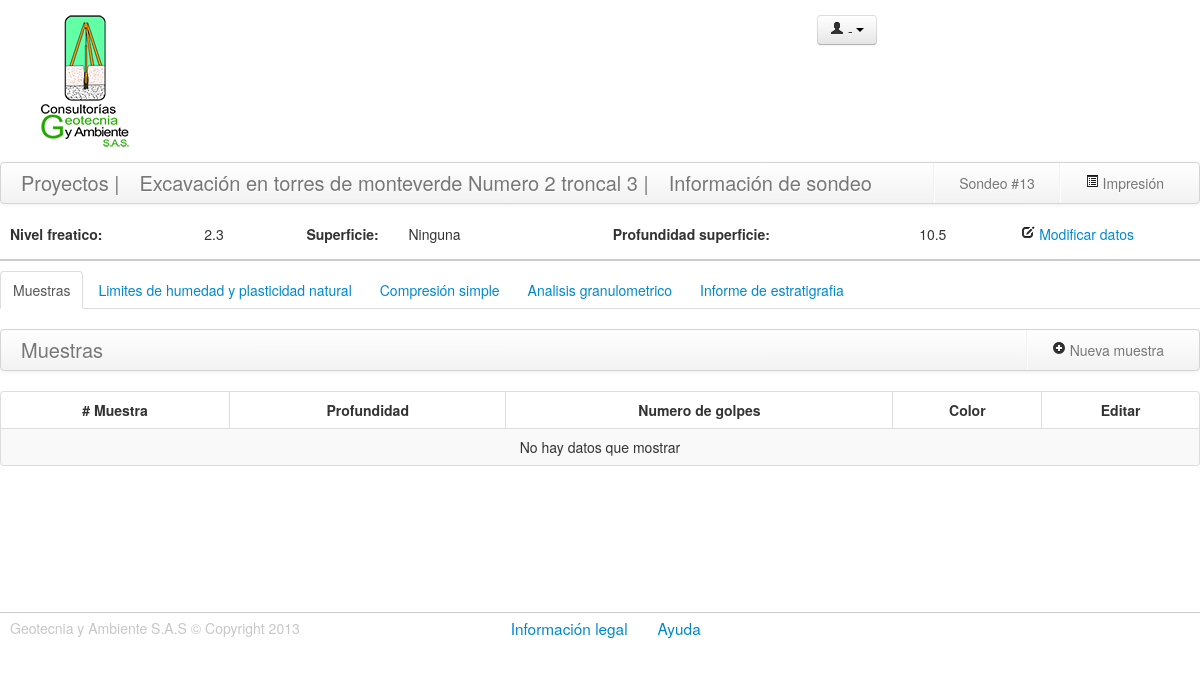
Screenshot of /muestras.php?idp=109&ids=26&numsondeo=13 with the database file from the repository.
### tables this page shows
CREATE TABLE IF NOT EXISTS `proyectos` (
  `id_proyecto` int(30) NOT NULL AUTO_INCREMENT COMMENT 'Id del proyecto\r\n',
  `codigo_proyecto` int(30) NOT NULL COMMENT 'Codigo unico de proyecto',
  `nombre_proyecto` varchar(200) DEFAULT NULL COMMENT 'Nombre del proyecto',
  `lugar` varchar(200) DEFAULT NULL COMMENT 'Lugar donde se realiza el proyecto\r\n',
  `contratista` varchar(100) DEFAULT NULL COMMENT 'Nombre del contratista\r\n',
  `fecha` date NOT NULL COMMENT 'Fecha del proyecto\r\n',
  `fk_id_autor` int(11) NOT NULL,
  `fk_id_responsable` int(19) NOT NULL,
  `estado` int(11) NOT NULL DEFAULT '1',
  PRIMARY KEY (`id_proyecto`),
  UNIQUE KEY `codigo_proyecto` (`codigo_proyecto`),
  KEY `fk_id_autor` (`fk_id_autor`),
  KEY `fk_id_responsable` (`fk_id_responsable`)
);

CREATE TABLE IF NOT EXISTS `sondeos` (
  `id_sondeo` int(11) NOT NULL AUTO_INCREMENT COMMENT 'id de sondeo\r\n',
  `nivel_freatico` float DEFAULT NULL COMMENT 'Nivel freatico del suelo',
  `profundidad_superficie` float DEFAULT NULL,
  `estado` int(11) NOT NULL,
  `fk_id_tipo_superficie` int(11) DEFAULT NULL,
  `fk_idproyecto` int(11) NOT NULL COMMENT 'llave foranea del id del proyecto\r\n',
  PRIMARY KEY (`id_sondeo`),
  KEY `fk_idproyecto` (`fk_idproyecto`),
  KEY `fk_id_tipo_superficie` (`fk_id_tipo_superficie`)
);

CREATE TABLE IF NOT EXISTS `tipo_superficie` (
  `id_tipo_superficie` int(11) NOT NULL AUTO_INCREMENT COMMENT 'Id tipo de superficie\r\n',
  `tipo_superficie` varchar(60) DEFAULT NULL,
  PRIMARY KEY (`id_tipo_superficie`),
  UNIQUE KEY `tipo_superficie` (`tipo_superficie`)
);

### includes/proyectos.php (called while the page is built, shortened)
<?php
class proyectos extends DataBase {
    public function getDatosProyecto( $idp ) {
        $retorno = false;
        $sql = "SELECT
                      p.id_proyecto,
                      p.codigo_proyecto,
                      p.nombre_proyecto,
                      p.lugar,
                      p.contratista,
                      p.fecha,
                      p.fk_id_responsable,
                      r.Nombres as nombres_responsable,
                      r.apellidos as apellidos_responsable
                 FROM
                      proyectos p,usuarios r
                 where
                       p.fk_id_responsable=r.id_usuario and p.id_proyecto='".$this->real_escape_string($idp)."' and p.estado='1' LIMIT 1";
        $respuesta = $this -> query($sql);
        if ($respuesta) {
            $retorno = $respuesta -> fetch_object();
        }
        return $retorno;
    }
}
?>

### includes/sondeos.php (called while the page is built, shortened)
<?php
class sondeos extends DataBase {
	function getDatosSondeo($ids) {
		$retorno = false;
		$sql = "SELECT
								  `s`.`id_sondeo`,
								  `s`.`nivel_freatico`,
								  `s`.`profundidad_superficie`,
								  `s`.`estado`,
								  `s`.`fk_id_tipo_superficie`,
								   sup.`tipo_superficie`,
								  `s`.`fk_idproyecto`
						FROM 	`sondeos` `s`,`tipo_superficie` sup
 					  WHERE s.`fk_id_tipo_superficie`=sup.`id_tipo_superficie` LIMIT 1";
		$respuesta = $this->query($sql);
		if ( $respuesta ) {
			$retorno = $respuesta->fetch_object();
		}
		return $retorno;
	}
}
?>

### includes/muestras.php (called while the page is built, shortened)
<?php
class muestras extends DataBase {
	function getMuestrasSondeo($idSondeos) {
		$retorno = false;
		$sql = "SELECT * FROM muestras WHERE fk_idsondeo='" . $this -> real_escape_string($idSondeos) . "' AND estado='1' ORDER BY profundidad_inicial,profundidad_final DESC";
		$respuesta = $this -> query($sql);
		if ($respuesta) {
			$matriz = array();
			$retorno = $matriz;
		}
		return $retorno;
	}
}
?>

### muestras.php (the view, shortened to what this page needs)
<?php
  require_once('includes/sondeos.php');
  require_once('includes/muestras.php');
  require_once('includes/proyectos.php');
  $data = $_SESSION['usuario'];
  $proyectosClass = new proyectos();
  $proyectos = $proyectosClass->getDatosProyecto($_GET['idp']);
  $sondeosClass = new sondeos();
  $datos_sondeo=$sondeosClass->getDatosSondeo($_GET['ids']);
  $muestras = new muestras();
  $muestrasSondeo = $muestras->getMuestrasSondeo($_GET['ids']);
  ?>
<!DOCTYPE html>
<html lang="es" class="no-js">
  <head>
    <link rel="stylesheet" href="assets/css/bootstrap.css">
    <link rel="stylesheet" href="assets/css/base.css">
    <link rel="stylesheet" href="assets/css/muestras.css">
  </head>
  <body>
    <div class="row-fluid header">
      <div class="span2">
        <figure class="logo"></figure>
      </div>
      <h3 class="span4 header-title"> </h3>
      <div class="btn-group span3 offset2 datos-perfil ">
        <a class="btn dropdown-toggle" data-toggle="dropdown" href="#">
        <span><i class="icon-user"></i><?php echo $data['tipo']." - ".$data['nombres']." ".$data['apellidos']; ?></span>
        <span class="caret"></span>
        </a>
      </div>
    </div>
    <div class="row-fluid cuerpo-proyectos">
      <div class="navbar">
        <div class="navbar-inner">
          <div class="container">
            <a class="brand" href="proyectos.php" data-toggle="tooltip" title="Click para ver todos los Proyectos">Proyectos |</a>
            <a class="brand" href="sondeos.php?idp=<?php echo $_GET['idp'] ?>" data-toggle="tooltip" title="Click para  ver los sondeos de este proyecto"> <?php echo $proyectos->nombre_proyecto; ?> |</a>
            <a class="brand" href="#" data-toggle="tooltip" title="Debajo puede ver la información del Sondeo">Información de sondeo</a>
            <ul class="nav pull-right">
              <li class="divider-vertical"></li>
              <li>
                <a href="#informe" role="button"  data-toggle="modal">
                <i  class="icon-list-alt"></i> Impresión
                </a>
              </li>
            </ul>
            <ul class="nav pull-right">
              <li class="divider-vertical"></li>
              <li>
                <a href="#">Sondeo #<?php echo $_GET['numsondeo'] ?></a>
              </li>
            </ul>
          </div>
        </div>
      </div>
      <div class="info_sondeos">
        <div class="row-fluid">
          <label for="nombre_proyecto_label" class="span2 title">Nivel freatico:</label>
          <label for="nombre_proyecto" class="span1"><?php echo $datos_sondeo->nivel_freatico; ?></label>
          <label for="codigo_proyecto_label" class="span1 title">Superficie:</label>
          <label for="codigo_proyecto" class="span2"><?php echo $datos_sondeo ->tipo_superficie; ?> </label>
          <label for="fecha_proyecto_label" class="span3 title">Profundidad superficie:</label>
          <label for="fecha_proyecto_label" class="span1"><?php echo $datos_sondeo ->profundidad_superficie; ?></label>
          <a href="#modificarsondeo" role="button" data-toggle="modal" class=" span2"> <i class="icon-edit"></i> Modificar datos</a>
        </div>
      </div>
      <ul id="myTab" class="nav nav-tabs">
        <li class="active">
          <a href="#Muestras" data-toggle="tab">Muestras</a>
        </li>
        <li>
          <a href="#Limites"  data-toggle="tab">Limites de humedad y plasticidad natural</a>
        </li>
        <li>
          <a href="#Compresion" data-toggle="tab">Compresión simple</a>
        </li>
        <li>
          <a href="#Granulometria" data-toggle="tab">Analisis granulometrico</a>
        </li>
        <li>
          <a href="#Informe" data-toggle="tab">Informe de estratigrafia</a>
        </li>
      </ul>
      <div id="myTabContent" class="tab-content">
        <div class="tab-pane fade in active" id="Muestras">
          <div class="navbar">
            <div class="navbar-inner">
              <div class="container">
                <a class="brand" href="#">Muestras</a>
                <ul class="nav pull-right">
                  <li class="divider-vertical"></li>
                  <li>
                    <a href="#nuevamuestra" role="button" data-toggle="modal">
                    <i class="icon-plus-sign"></i> Nueva muestra
                    </a>
                  </li>
                </ul>
              </div>
            </div>
          </div>
          <table class="table table-hover table-striped table-bordered" id='muestras'>
            <thead>
              <tr>
                <th># Muestra</th>
                <th>Profundidad</th>
                <th>Numero de golpes</th>
                <th>Color</th>
                <th>Editar</th>
              </tr>
            </thead>
            <tbody>
              <?php if( count($muestrasSondeo) > 0 ): ?>
              <?php $i = 1; ?>
              <?php foreach( $muestrasSondeo as $datoMuestra ): ?>
              <tr>
                <td ><span class="titulo-proyectos"><?php echo $i; ?></span></td>
                <td>
                  <span class="badge">Desde <span> <?php echo $datoMuestra->profundidad_inicial ?> metros</span>----<span class='badge' >Hasta <?php echo $datoMuestra->profundidad_final ?> metros</span>
                </td>
                <td><?php echo $datoMuestra->numero_golpes ?></td>
                <td><?php echo $datoMuestra->descripcion ?></td>
                <td>
                  <a rel='<?php echo $datoMuestra->id_muestra.",".$datoMuestra->profundidad_inicial.",".$datoMuestra->profundidad_final.",".$datoMuestra->descripcion.",".$datoMuestra->material_de_relleno.",".$datoMuestra->numero_golpes; ?>' id="<?php echo $datoMuestra->id_muestra ?>" class="modalMuestra" role="button" data-toggle="modal" href="#editarmuestra">
                  <i class='icon-wrench'></i>
                  </a>
                </td>
              </tr>
              <?php $i++; ?>
              <?php endforeach; ?>
              <?php else: ?>
              <td colspan="7">No hay datos que mostrar</td>
              <?php endif; ?>
            </tbody>
          </table>
        </div>
      </div>
    </div>
    <div class="row-fluid footer ">
      <footer class="span12">
        <p class="copiright span4" >Geotecnia y Ambiente S.A.S &copy; Copyright 2013</p>
        <p class="span6 offset1"><a href="#legal" role="button" data-toggle="modal" class="links-footer">Información legal</a><a href="#Ayuda" role="button" data-toggle="modal" class="links-footer">Ayuda</a>
        </p>
      </footer>
    </div>
  </body>
</html>

### assets/css/base.css (style rules this page uses)
.logo { background:url(../img/logo_geotecnia.png) no-repeat; height: 134px; width: 90px; transition:all 0.5s ease-in; }
.header { border-bottom: 1px solid #CCC }
.header-title { margin-top: 100px; font-family: 'Open Sans', sans-serif; font-weight: 500; }
.datos-perfil { margin-top: 15px; }
.copiright { color: #c7c7c7; padding-left: 10px; }
.footer { border-top: 1px solid #CCC; padding: 5px 0 0 0 ; }
a.links-footer { font-size: 1.1em; font-weight: 500; padding-right: 30px; transition:all 0.5s ease-in; }

### assets/css/muestras.css (style rules this page uses)
.header { border-bottom: none; }
.table td { text-align: center; }
.table th { text-align: center; }
.cuerpo-proyectos { min-height:450px; }
.title { font-weight: bold; }
.info_sondeos label:first-child { padding-left: 10px; }
.info_sondeos { border-bottom: 2px solid #CCC; margin-bottom: 10px; }

### rows the page displays
proyectos: nombre_proyecto "Excavación en torres de monteverde Numero 2 troncal 3"
sondeos: nivel_freatico "2.3", fk_id_tipo_superficie.tipo_superficie "Ninguna", profundidad_superficie "10.5"

### other values shown
$_GET['numsondeo'] "13"
